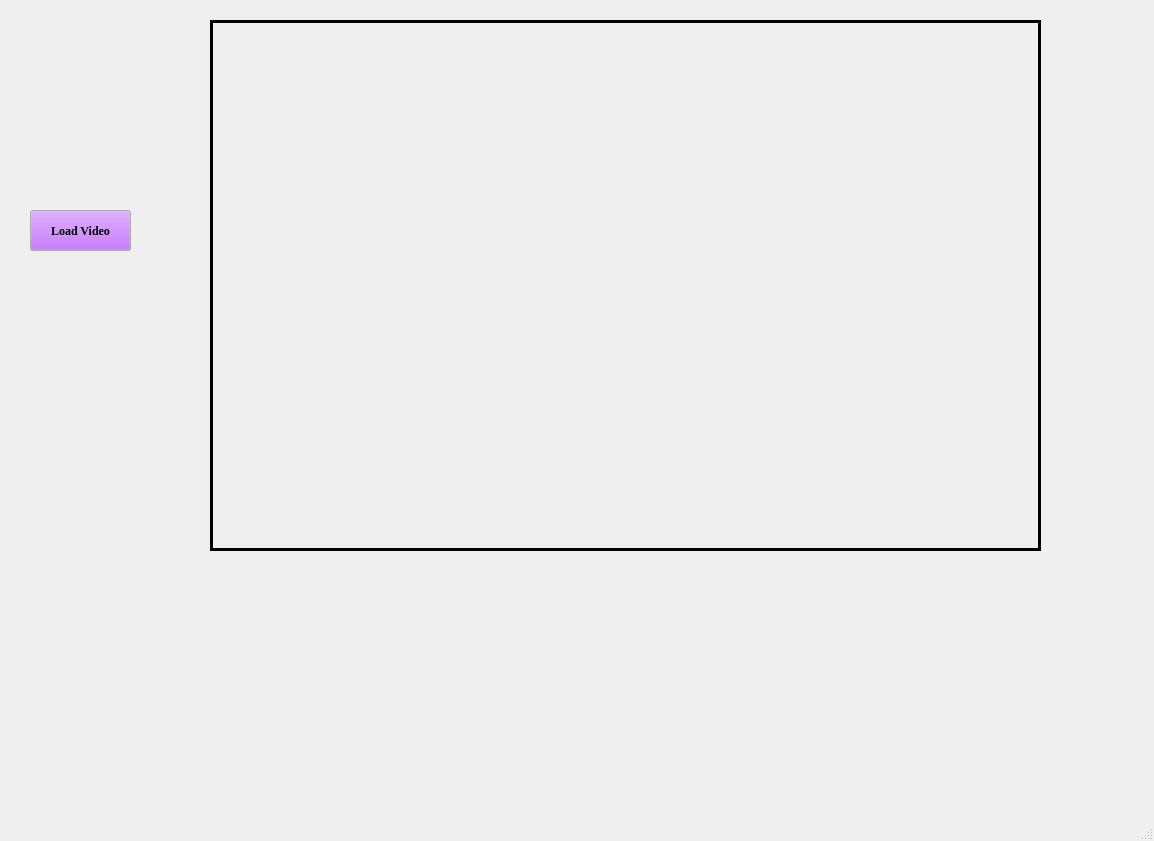
<?xml version="1.0" encoding="UTF-8"?>
<ui version="4.0">
 <class>MainWindow</class>
 <widget class="QMainWindow" name="MainWindow">
  <property name="geometry">
   <rect>
    <x>0</x>
    <y>0</y>
    <width>1154</width>
    <height>841</height>
   </rect>
  </property>
  <property name="windowTitle">
   <string>MainWindow</string>
  </property>
  <widget class="QWidget" name="centralwidget">
   <widget class="QPushButton" name="openButton">
    <property name="enabled">
     <bool>true</bool>
    </property>
    <property name="geometry">
     <rect>
      <x>30</x>
      <y>210</y>
      <width>101</width>
      <height>41</height>
     </rect>
    </property>
    <property name="palette">
     <palette>
      <active>
       <colorrole role="Button">
        <brush brushstyle="SolidPattern">
         <color alpha="255">
          <red>173</red>
          <green>79</green>
          <blue>240</blue>
         </color>
        </brush>
       </colorrole>
      </active>
      <inactive>
       <colorrole role="Button">
        <brush brushstyle="SolidPattern">
         <color alpha="255">
          <red>173</red>
          <green>79</green>
          <blue>240</blue>
         </color>
        </brush>
       </colorrole>
      </inactive>
      <disabled>
       <colorrole role="Button">
        <brush brushstyle="SolidPattern">
         <color alpha="255">
          <red>173</red>
          <green>79</green>
          <blue>240</blue>
         </color>
        </brush>
       </colorrole>
      </disabled>
     </palette>
    </property>
    <property name="font">
     <font>
      <family>Times New Roman</family>
      <pointsize>9</pointsize>
      <weight>75</weight>
      <bold>true</bold>
     </font>
    </property>
    <property name="cursor">
     <cursorShape>ArrowCursor</cursorShape>
    </property>
    <property name="mouseTracking">
     <bool>false</bool>
    </property>
    <property name="text">
     <string>Load Video</string>
    </property>
    <property name="autoRepeat">
     <bool>false</bool>
    </property>
   </widget>
   <widget class="QLabel" name="videoLabel">
    <property name="geometry">
     <rect>
      <x>210</x>
      <y>20</y>
      <width>831</width>
      <height>531</height>
     </rect>
    </property>
    <property name="frameShape">
     <enum>QFrame::Box</enum>
    </property>
    <property name="frameShadow">
     <enum>QFrame::Plain</enum>
    </property>
    <property name="lineWidth">
     <number>3</number>
    </property>
    <property name="midLineWidth">
     <number>5</number>
    </property>
    <property name="text">
     <string/>
    </property>
   </widget>
  </widget>
  <widget class="QMenuBar" name="menubar">
   <property name="geometry">
    <rect>
     <x>0</x>
     <y>0</y>
     <width>1154</width>
     <height>26</height>
    </rect>
   </property>
  </widget>
  <widget class="QStatusBar" name="statusbar"/>
 </widget>
 <resources/>
 <connections/>
</ui>
